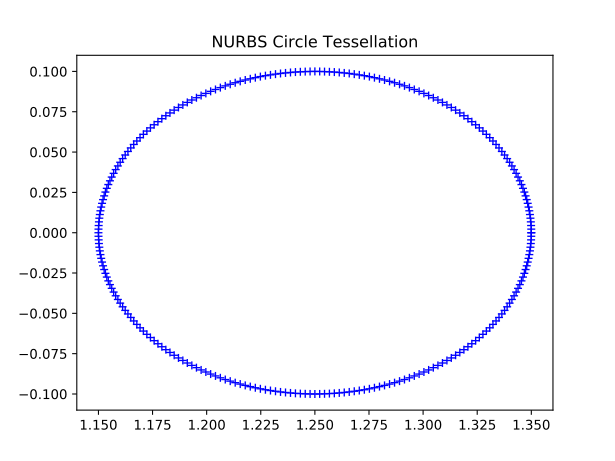

The Python source for this figure:
from __future__ import print_function, absolute_import, division #makes KratosMultiphysics backward compatible with python 2.6 and 2.7

import KratosMultiphysics
import KratosMultiphysics.IgaApplication
import matplotlib.pyplot as plt 

iga_model = KratosMultiphysics.Model()
iga_model_part = iga_model.CreateModelPart("IgaModelPart")



with open("geometry.json",'r') as geometry_file:
    iga_geometry_parameters = KratosMultiphysics.Parameters( geometry_file.read())

iga_geometry_reader = KratosMultiphysics.IgaApplication.BrepJsonIO()

skin_model = KratosMultiphysics.Model()
skin_model_part = skin_model.CreateModelPart("SkinModelPart")


embedded_iga_modeler = KratosMultiphysics.IgaApplication.EmbeddedIgaModeler(iga_model_part)
embedded_iga_modeler.ImportGeometry(iga_geometry_reader, iga_geometry_parameters)
embedded_iga_modeler.CreateElements2D(skin_model_part)

coords =  embedded_iga_modeler.PrintCurveTessellationPoints()

plt.title("NURBS Circle Tessellation")
for i in range(len(coords)):
    plt.plot(coords[i][0], coords[i][1], 'b+')
    # plt.annotate(str(i), xy=(coords[i][0], coords[i][1]))
plt.show()
